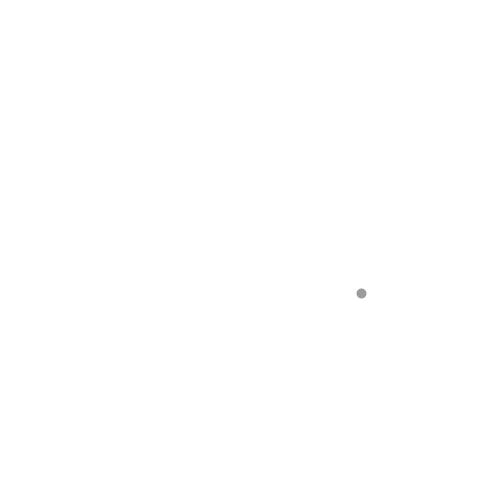
Frame 1 (no input)
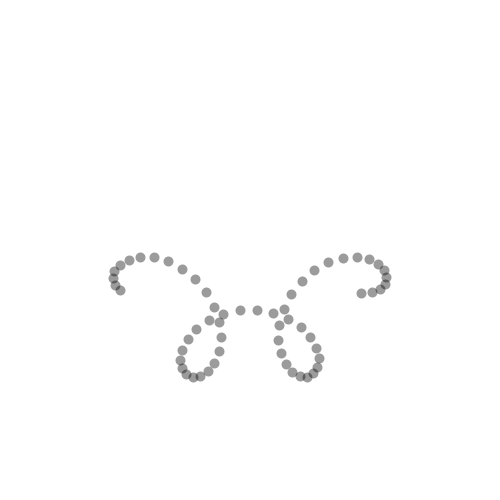
Frame 60 (the mouse pressed at the canvas centre just before this capture)
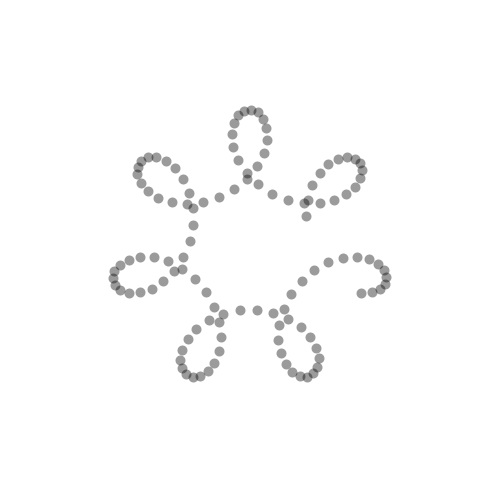
Frame 120 (the mouse held since frame 60 and released just before this capture)

The Processing sketch that drew these frames (run headless with seeded random() and noise(); from frame 60 on, the mouse is pressed at the canvas centre):

// Processing sketch: e03_falowanie_okrag_magia6
// ── e03_falowanie_okrag_magia6.pde
void setup() {
  size(500, 500);
  strokeWeight(10);
  background(255);
  stroke(0, 100);
}

void draw() {
  float R = 100;
  point(250+R*cos(frameCount*0.05)+40*sin(frameCount*0.3), 250+R*sin(frameCount*0.05)+ 40*cos(frameCount*0.3));
}
